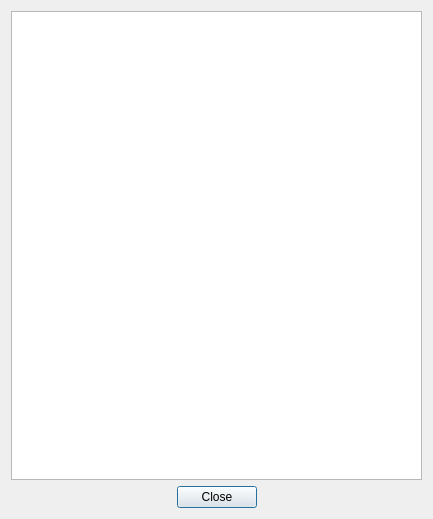
<?xml version="1.0" encoding="UTF-8"?>
<ui version="4.0">
 <class>A2LCalMapKeyBindigDlg</class>
 <widget class="QDialog" name="A2LCalMapKeyBindigDlg">
  <property name="geometry">
   <rect>
    <x>0</x>
    <y>0</y>
    <width>433</width>
    <height>519</height>
   </rect>
  </property>
  <property name="windowTitle">
   <string>Key binding</string>
  </property>
  <layout class="QVBoxLayout" name="verticalLayout">
   <item>
    <widget class="QPlainTextEdit" name="plainTextEdit"/>
   </item>
   <item>
    <layout class="QHBoxLayout" name="horizontalLayout">
     <item>
      <spacer name="horizontalSpacer">
       <property name="orientation">
        <enum>Qt::Horizontal</enum>
       </property>
       <property name="sizeHint" stdset="0">
        <size>
         <width>40</width>
         <height>20</height>
        </size>
       </property>
      </spacer>
     </item>
     <item>
      <widget class="QPushButton" name="ClosePushButton">
       <property name="text">
        <string>Close</string>
       </property>
      </widget>
     </item>
     <item>
      <spacer name="horizontalSpacer_2">
       <property name="orientation">
        <enum>Qt::Horizontal</enum>
       </property>
       <property name="sizeHint" stdset="0">
        <size>
         <width>40</width>
         <height>20</height>
        </size>
       </property>
      </spacer>
     </item>
    </layout>
   </item>
  </layout>
 </widget>
 <resources/>
 <connections/>
</ui>
